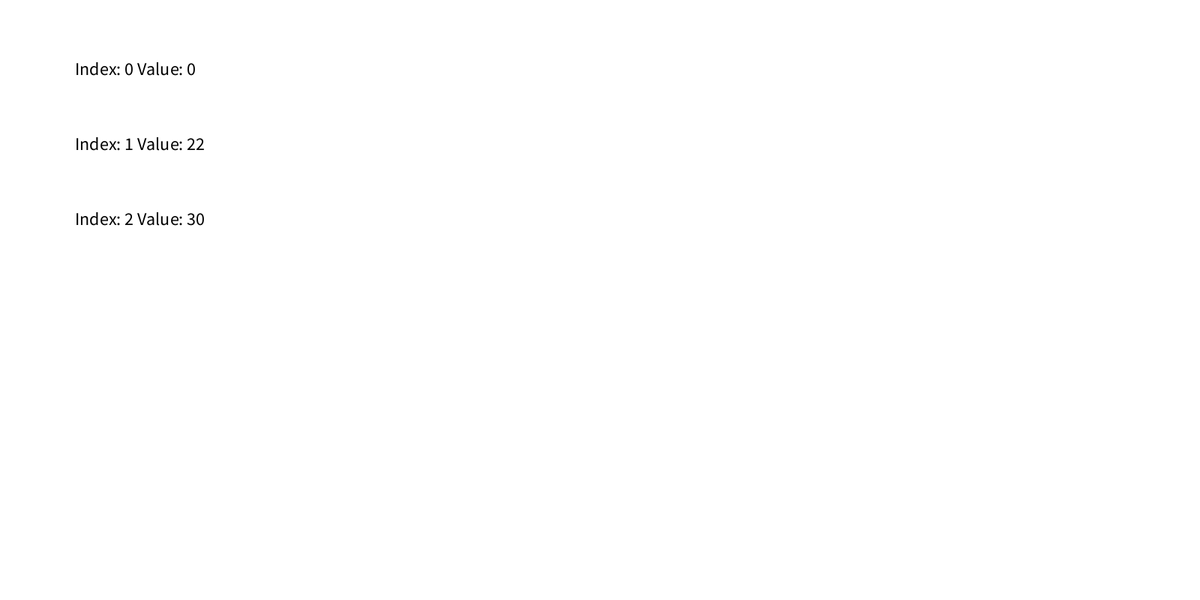
Frame 1 (no input)
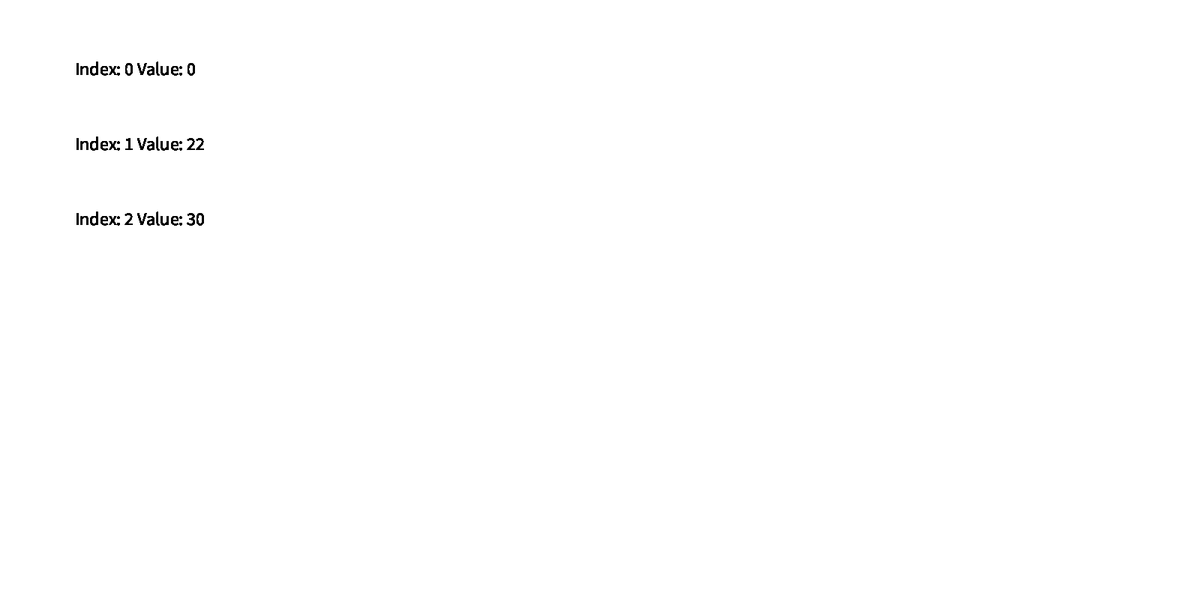
Frame 60 (the mouse pressed at the canvas centre just before this capture)
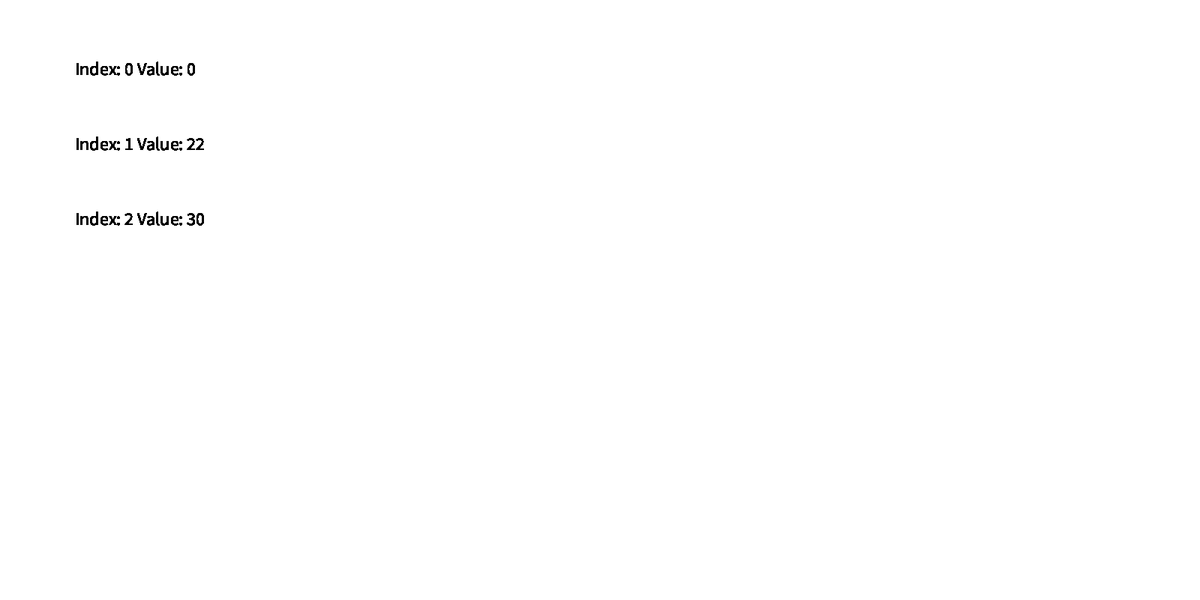
Frame 120 (the mouse held since frame 60 and released just before this capture)

The Processing sketch that drew these frames (run headless with seeded random() and noise(); from frame 60 on, the mouse is pressed at the canvas centre):

// Processing sketch: arrays_2
// ── arrays_2.pde
int[] array = {0, 22, 30};

void setup(){
    size(1600, 800);
    background(255);
}

void draw(){
    for(int i = 0; i < array.length; i++){
        fill(0);
        textSize(24);
        text("Index: " + i + " Value: " + array[i], 100, 100 + i * 100);    
    }
}
